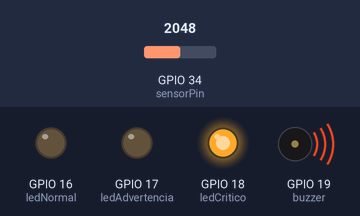
Bench run of a sketch on a simulated ESP32. On the bench: output pins drawn as LEDs (lit = HIGH), buzzer (waves = sounding, pin HIGH). Inputs (shaded band) come from the test bench; at power-on: GPIO 34 (sensorPin) = 2048.

Above: at 1.2 s.
1.3 s: GPIO 34 (sensorPin) set to 1617
2.8 s: GPIO 34 (sensorPin) set to 1508
At 3.3 s:
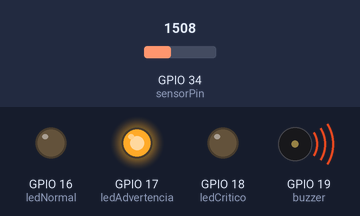
4.3 s: GPIO 34 (sensorPin) set to 1681
5.8 s: GPIO 34 (sensorPin) set to 1752
At 6.7 s:
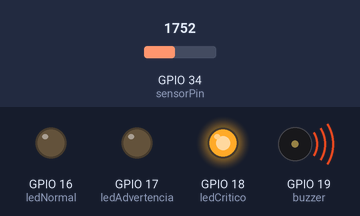
7.3 s: GPIO 34 (sensorPin) set to 491
At 8.6 s:
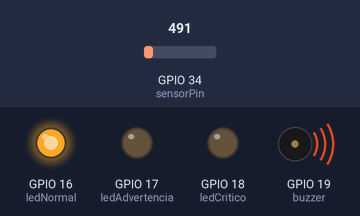
Timing chart, 0 to 9.8 s (numbered marks = the images above; inputs shaded):
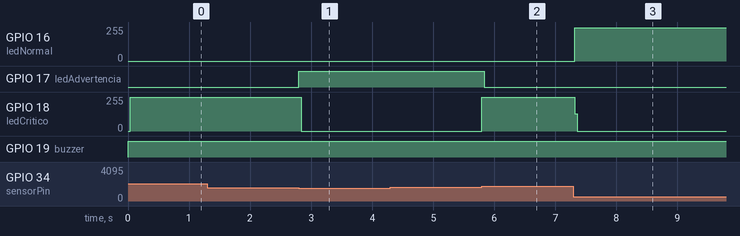

Measured:
- the behaviour switches between 1557 and 1556 on GPIO 34 (sensorPin) (found by bisection; images 0 and 1)
- the behaviour switches between 1719 and 1720 on GPIO 34 (sensorPin) (found by bisection; images 1 and 2)
- after the input at 1.3 s, every drawn part: stays the same
- after the input at 2.8 s, GPIO 17 (ledAdvertencia): LOW → HIGH at once; GPIO 18 (ledCritico): 253/255 → 0/255 at once
- after the input at 4.3 s, every drawn part: stays the same
- after the input at 5.8 s, GPIO 17 (ledAdvertencia): HIGH → LOW at once; GPIO 18 (ledCritico): 0/255 → 255/255 at once
- after the input at 7.3 s, GPIO 16 (ledNormal): 0/255 → 248/255 at once; GPIO 18 (ledCritico): 255/255 → 0/255 at once

The sketch:

Reto2.ino
```cpp
const int sensorPin = 34;

const int ledNormal = 16;
const int ledAdvertencia = 17;
const int ledCritico = 18;

const int buzzer = 19;


/* Definici??n de umbrales del sistema */

float V1 = 30;
float V2 = 40;

float H = 2;


/* Definici??n de estados del sistema */

enum EstadoSistema
{
    NORMAL,
    ADVERTENCIA,
    CRITICO
};

EstadoSistema estadoActual = NORMAL;


/* Configuraci??n inicial del sistema */

void setup()
{
    pinMode(ledNormal,OUTPUT);
    pinMode(ledAdvertencia,OUTPUT);
    pinMode(ledCritico,OUTPUT);

    pinMode(buzzer,OUTPUT);

    Serial.begin(115200);
}


/* Bucle principal de ejecuci??n */

void loop()
{
    float valorSensor = leerSensor();

    actualizarEstado(valorSensor);

    actualizarSalidas();
}


/* Lectura del sensor anal??gico */

float leerSensor()
{
    int lecturaADC = analogRead(sensorPin);

    float temperatura = (lecturaADC/4095.0)*100;

    return temperatura;
}


/* Actualizaci??n del estado del sistema con hist??resis */

void actualizarEstado(float valor)
{
    switch(estadoActual)
    {

        case NORMAL:

            if(valor > V1 + H)
            estadoActual = ADVERTENCIA;

        break;


        case ADVERTENCIA:

            if(valor > V2 + H)
            estadoActual = CRITICO;

            if(valor < V1 - H)
            estadoActual = NORMAL;

        break;


        case CRITICO:

            if(valor < V2 - H)
            estadoActual = ADVERTENCIA;

        break;

    }
}


/* Control de salidas del sistema */

void actualizarSalidas()
{

    digitalWrite(ledNormal,LOW);
    digitalWrite(ledAdvertencia,LOW);
    digitalWrite(ledCritico,LOW);

    switch(estadoActual)
    {

        case NORMAL:

        digitalWrite(ledNormal,HIGH);

        break;


        case ADVERTENCIA:

        digitalWrite(ledAdvertencia,HIGH);

        break;


        case CRITICO:

        digitalWrite(ledCritico,HIGH);
        digitalWrite(buzzer,HIGH);

        break;

    }
}
```
